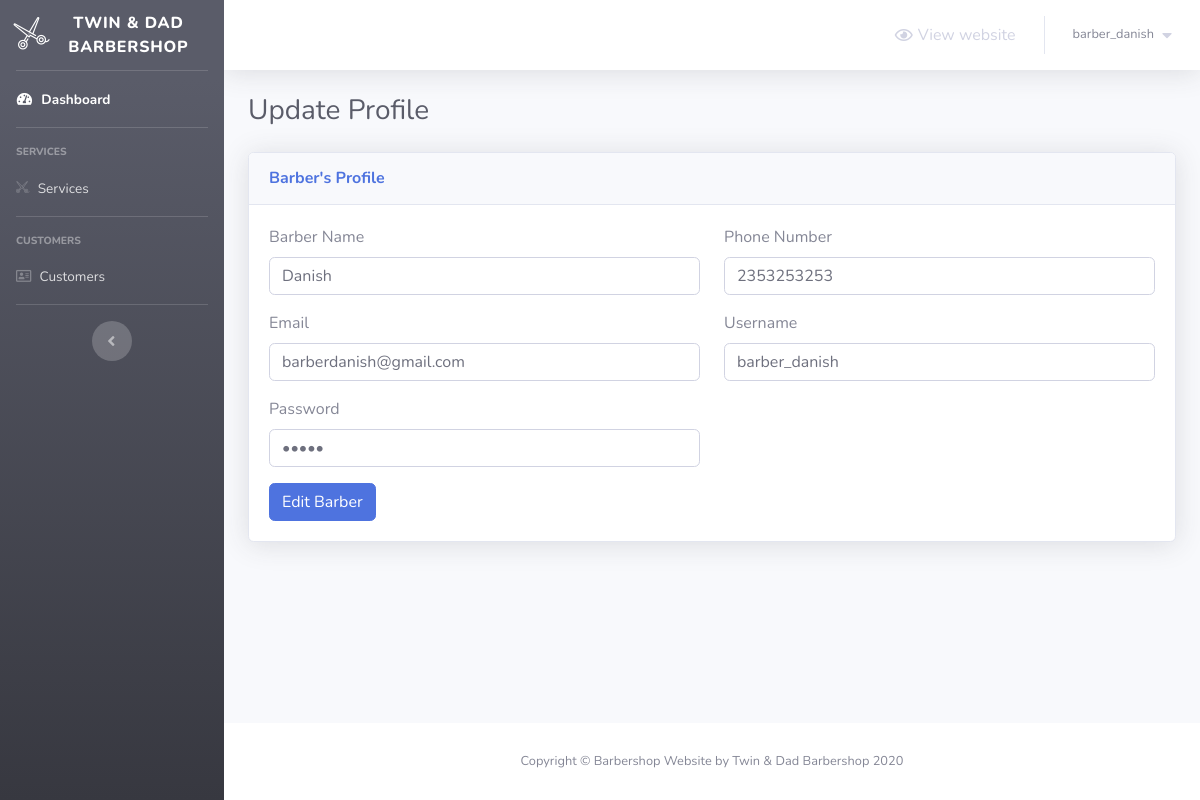
/barber/profile-update.php?barber_id=2001 (signed in), run on the app's committed database.
### tables this page shows
CREATE TABLE `barbers` (
  `barber_id` int(11) NOT NULL,
  `barber_name` varchar(255) NOT NULL,
  `barber_phonenum` varchar(255) NOT NULL,
  `barber_email` varchar(255) NOT NULL,
  `barber_un` varchar(255) NOT NULL,
  `barber_password` varchar(255) NOT NULL
);

### barber/profile-update.php (the view, shortened to what this page needs)
<?php
    include 'Includes/functions/functions.php';
    include 'Includes/templates/header.php';
    if(isset($_SESSION['username_barber']) && isset($_SESSION['password_barber']))
{
?>
<!DOCTYPE html>
<html lang="en">
<head>
</head>
<body>
    <div class="container-fluid">
        <div class="d-sm-flex align-items-center justify-content-between mb-4">
            <h1 class="h3 mb-0 text-gray-800">Update Profile</h1>
        </div>
        <div class="card shadow mb-4">
            <div class="card-header py-3">
                <h6 class="m-0 font-weight-bold text-primary">Barber's Profile</h6>
            </div>
            <div class="card-body">
                <form method="POST">
                    <?php
                        $barber_id = $_GET["barber_id"];
                        $ret=mysqli_query($conn,"SELECT * FROM barbers WHERE barber_id='$barber_id'");
                        while ($row=mysqli_fetch_array($ret)) {
                    ?>
                    <div class="row">
                        <div class="col-md-6">
                            <div class="form-group">
                                <label for="barber_name">Barber Name</label>
                                <input type="text" class="form-control" value="<?php echo $row['barber_name']; ?>" placeholder="Barber Name" name="barber_name">
                            </div>
                        </div>
                        <div class="col-md-6">
                            <div class="form-group">
                                <label for="barber_phonenum">Phone Number</label>
                                <input type="text" class="form-control" value="<?php echo $row['barber_phonenum']; ?>" placeholder="0123443555" name="barber_phonenum" maxlength="10" pattern="[0-9]+">
                            </div>
                        </div>
                        <div class="col-md-6">
                            <div class="form-group">
                                <label for="barber_email">Email</label>
                                <input type="email" class="form-control" value="<?php echo $row['barber_email']; ?>" placeholder="barber@gmail.com" name="barber_email">
                            </div>
                        </div>
                        <div class="col-md-6">
                            <div class="form-group">
                                <label for="barber_un">Username</label>
                                <input type="text" class="form-control" value="<?php echo $row['barber_un']; ?>" placeholder="Barber Username" name="barber_un">
                            </div>
                        </div>
                        <div class="col-md-6">
                            <div class="form-group">
                                <label for="barber_password">Password</label>
                                <input type="password" class="form-control" placeholder="Barber Password" value="<?php echo $row['barber_password']; ?>" name="barber_password" required="true">
                            </div>
                        </div>
                    </div>
                    <?php
                    }
                    ?>
                    <button type="submit" name="edit_barber" class="btn btn-primary">Edit Barber</button>
                </form>
            </div>
        </div>
    </div>
</body>
</html>
<?php
        include 'Includes/templates/footer.php';
    }
    else
    {
        header('Location: login.php');
        exit();
    }
?>

### data on the page
barbers: barber_name "Danish", barber_phonenum "2353253253", barber_email "barberdanish@gmail.com", barber_un "barber_danish"

### other printed values
$_SESSION['username_barber'] "barber_danish"
